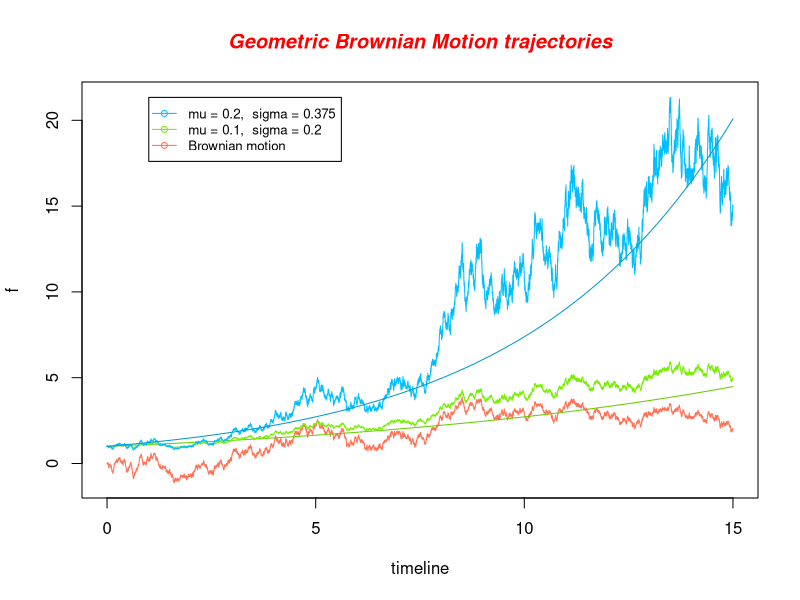
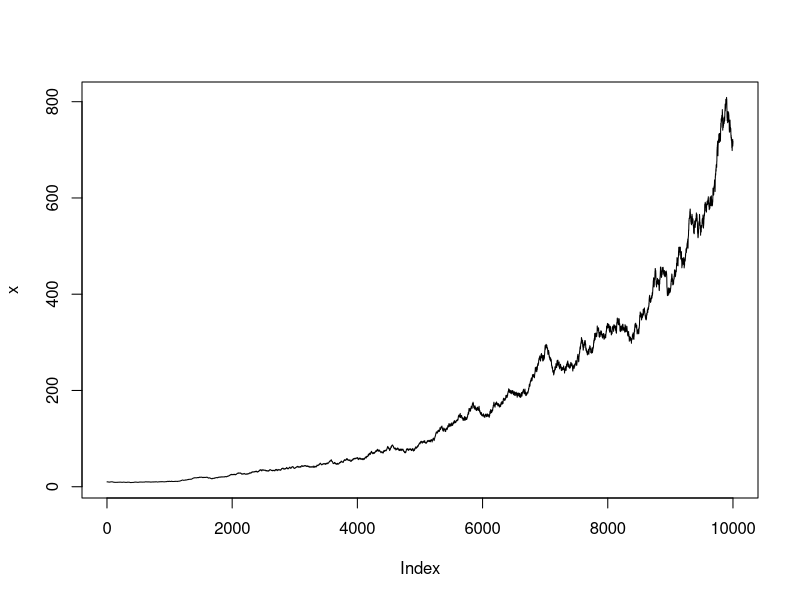

Here is the R script that generated these plots, in order:
## Part.1 
maturity <- 15
simulation.length <- 10001
dt <-  maturity/(simulation.length-1)

timeline <- seq(0,maturity, dt)

S0<-1
r<-0.05
mu<-0.1
mu0<-0.2
sigma<-0.2
sigma0<-0.375

f <- g <- g0 <- h <- h0 <- rep(0, times=simulation.length)
g0[1] <- h0[1] <- g[1] <-  h[1] <- S0

for(i in 2:simulation.length){
  f[i] <- f[i-1]+sqrt(dt)*rnorm(1)
  g[i] <- g[1]*exp((mu-(sigma^2)/2)*(i-1)*dt+sigma*f[i])
  g0[i] <- g0[1]*exp(mu*(i-1)*dt)
  h[i] <- h[1]*exp((mu0-sigma0^2/2)*(i-1)*dt+sigma0*f[i])
  h0[i] <- h0[1]*exp(mu0*(i-1)*dt)
}

o_range <- range(f,g,g0,h,h0)

plot(timeline,f, ylim=o_range, type="l", col="coral1")
lines(timeline,g0, col="chartreuse3")
lines(timeline,g, col="chartreuse2")
lines(timeline,h, col="deepskyblue1")
lines(timeline,h0, col="deepskyblue3")

title(main="Geometric Brownian Motion trajectories", col.main="red", font.main=4)

legend(1, o_range[2], c("mu = 0.2,  sigma = 0.375","mu = 0.1,  sigma = 0.2","Brownian motion"), cex=0.8, 
       col=c("deepskyblue1","chartreuse2","coral1"), pch=1, lty=1);

#part2
#simpler

m = 0.1; s = 0.2; dt = 15/9999; n = 10000
x<-rep(0,1)
x[1] = 10;
for(t in 2:n) {
  x[t] = x[t-1] * (1 + m * dt + s * sqrt(dt) * rnorm(1))
}
plot(x, type="l")
